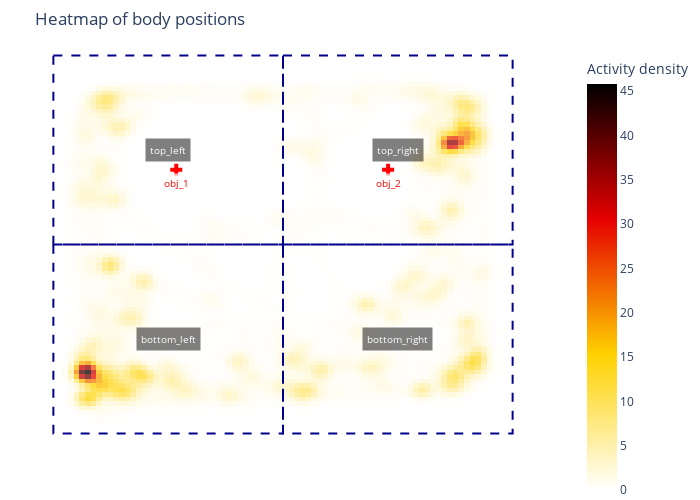

The notebook cell this image was saved under:
### Code cell
rst.plot_heatmap(params, example_path, bodypart = 'body', colorscale='hot_r')

### Figure 1 — Plotly figure (JSON) as saved in the notebook; plotly's stock layout.template omitted (floating-point values rounded to 4 significant figures; data arrays with more than 128 entries replaced by an {"elided": "..."} marker saying what was removed)
{"data": [{"colorbar": {"title": {"text": "Activity density"}}, "colorscale": [[0, "rgb(255,255,255)"], [0.3333, "rgb(255,210,0)"], [0.6667, "rgb(230,0,0)"], [1, "rgb(0,0,0)"]], "hoverinfo": "x+y+z", "opacity": 0.75, "type": "heatmap", "x": [0, 7, 14, 21, 28, 35, 42, 49, 56, 63, 70, 77, 84, 91, 98, 105, 112, 119, 126, 133, 140, 147, 154, 161, 168, 175, 182, 189, 196, 203, 210, 217, 224, 231, 238, 245, 252, 259, 266, 273, 280, 287, 294, 301, 308, 315, 322, 329, 336, 343, 350, 357, 364, 371, 378, 385, 392, 399, 406, 413, 420, 427, 434, 441, 448, 455, 462, 469, 476, 483, 490, 497, 504, 511, 518, 525, 532, 539, 546, 553, 560, 567, 574, 581, 588, 595, 602, 609, 616, 623, 630, 637, 644, 651, 658, 665, 672, 679, 686, 693, 700], "y": [0, 5, 10, 15, 20, 25, 30, 35, 40, 45, 50, 55, 60, 65, 70, 75, 80, 85, 90, 95, 100, 105, 110, 115, 120, 125, 130, 135, 140, 145, 150, 155, 160, 165, 170, 175, 180, 185, 190, 195, 200, 205, 210, 215, 220, 225, 230, 235, 240, 245, 250, 255, 260, 265, 270, 275, 280, 285, 290, 295, 300, 305, 310, 315, 320, 325, 330, 335, 340, 345, 350, 355, 360, 365, 370, 375, 380, 385, 390, 395, 400, 405, 410, 415, 420, 425, 430, 435, 440, 445, 450, 455, 460, 465, 470, 475, 480, 485, 490, 495, 500], "z": {"elided": "100x100 float values"}}, {"hoverinfo": "name", "marker": {"color": "red", "size": 10, "symbol": "cross"}, "mode": "markers", "name": "obj_1", "type": "scatter", "x": [218], "y": [133]}, {"hoverinfo": "name", "marker": {"color": "red", "size": 10, "symbol": "cross"}, "mode": "markers", "name": "obj_2", "type": "scatter", "x": [480], "y": [133]}], "layout": {"annotations": [{"bgcolor": "rgba(0,0,0,0.5)", "bordercolor": "rgba(0,0,0,0)", "borderpad": 4, "font": {"color": "white", "size": 10}, "showarrow": false, "text": "top_left", "x": 208, "y": 111}, {"bgcolor": "rgba(0,0,0,0.5)", "bordercolor": "rgba(0,0,0,0)", "borderpad": 4, "font": {"color": "white", "size": 10}, "showarrow": false, "text": "top_right", "x": 492, "y": 111}, {"bgcolor": "rgba(0,0,0,0.5)", "bordercolor": "rgba(0,0,0,0)", "borderpad": 4, "font": {"color": "white", "size": 10}, "showarrow": false, "text": "bottom_left", "x": 208, "y": 321}, {"bgcolor": "rgba(0,0,0,0.5)", "bordercolor": "rgba(0,0,0,0)", "borderpad": 4, "font": {"color": "white", "size": 10}, "showarrow": false, "text": "bottom_right", "x": 492, "y": 321}, {"bgcolor": "rgba(255,255,255,0.7)", "bordercolor": "rgba(0,0,0,0)", "borderpad": 2, "font": {"color": "red", "size": 10}, "showarrow": false, "text": "obj_1", "x": 218, "y": 148}, {"bgcolor": "rgba(255,255,255,0.7)", "bordercolor": "rgba(0,0,0,0)", "borderpad": 2, "font": {"color": "red", "size": 10}, "showarrow": false, "text": "obj_2", "x": 480, "y": 148}], "autosize": false, "height": 500, "margin": {"b": 0, "l": 0, "r": 0, "t": 50}, "plot_bgcolor": "white", "shapes": [{"fillcolor": "rgba(0,0,0,0)", "line": {"color": "DarkBlue", "dash": "dash", "width": 2}, "path": "M 66.0,6.0 L 350.0,6.0 L 350.0,216.0 L 66.0,216.0 Z", "type": "path"}, {"fillcolor": "rgba(0,0,0,0)", "line": {"color": "DarkBlue", "dash": "dash", "width": 2}, "path": "M 350.0,6.0 L 634.0,6.0 L 634.0,216.0 L 350.0,216.0 Z", "type": "path"}, {"fillcolor": "rgba(0,0,0,0)", "line": {"color": "DarkBlue", "dash": "dash", "width": 2}, "path": "M 66.0,216.0 L 350.0,216.0 L 350.0,426.0 L 66.0,426.0 Z", "type": "path"}, {"fillcolor": "rgba(0,0,0,0)", "line": {"color": "DarkBlue", "dash": "dash", "width": 2}, "path": "M 350.0,216.0 L 634.0,216.0 L 634.0,426.0 L 350.0,426.0 Z", "type": "path"}], "showlegend": false, "title": {"text": "Heatmap of body positions"}, "width": 700, "xaxis": {"range": [0, 700], "showgrid": false, "visible": false, "zeroline": false}, "yaxis": {"autorange": "reversed", "range": [0, 500], "showgrid": false, "visible": false, "zeroline": false}}}
